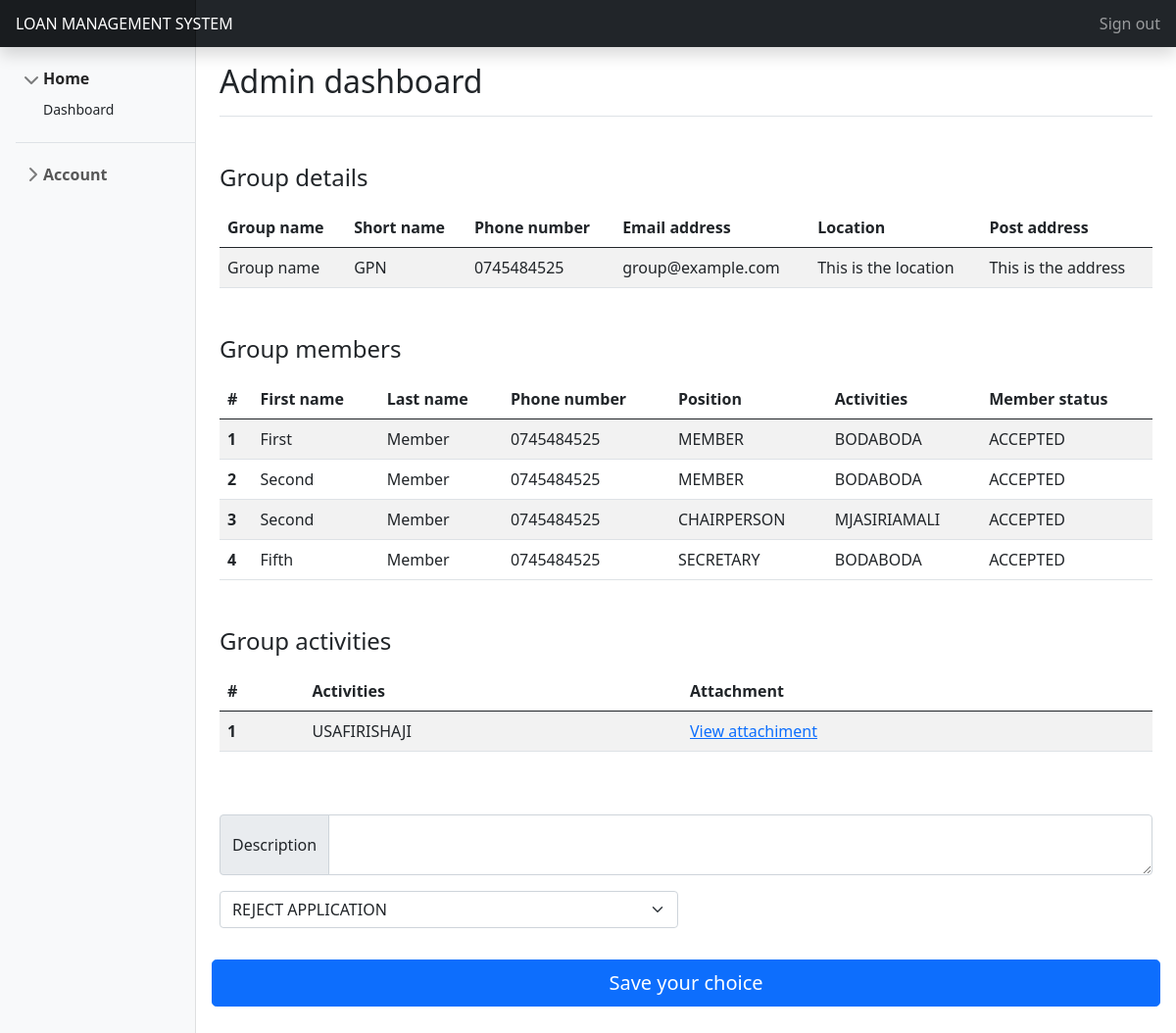
The app's page /index.php?url=group-details&group=8 (signed in) with its own data.
### tables this page shows
CREATE TABLE `groups` (
  `id` int(10) NOT NULL,
  `groupname` varchar(100) NOT NULL,
  `shortname` varchar(10) NOT NULL,
  `phonenumber` varchar(20) NOT NULL,
  `groupemail` varchar(50) NOT NULL,
  `location` varchar(100) NOT NULL,
  `postaddress` varchar(50) NOT NULL,
  `contactphone` varchar(50) NOT NULL,
  `contactname` varchar(20) NOT NULL,
  `groupadminid` varchar(50) NOT NULL
);

CREATE TABLE `group_members` (
  `id` int(10) NOT NULL,
  `firstname` varchar(100) NOT NULL,
  `lastname` varchar(100) NOT NULL,
  `birthdate` date NOT NULL,
  `gender` varchar(20) NOT NULL,
  `email` varchar(50) NOT NULL,
  `phonenumber` varchar(50) NOT NULL,
  `address` varchar(50) NOT NULL,
  `activities` varchar(100) NOT NULL,
  `position` varchar(20) NOT NULL,
  `education` varchar(20) NOT NULL,
  `password` varchar(100) NOT NULL,
  `adminid` varchar(50) NOT NULL,
  `role` varchar(50) NOT NULL,
  `status` varchar(50) NOT NULL
);

CREATE TABLE `group_activities` (
  `id` int(10) NOT NULL,
  `group_activity` varchar(100) NOT NULL,
  `file_name` varchar(250) NOT NULL,
  `adminid` varchar(50) NOT NULL
);

### includes/includes.php (called while the page is built, shortened)
<?php
require_once('database.php');
class User extends Database
{
    public function getGroupsDetails($id) {
        $groupQuery = "SELECT * FROM groups WHERE id='".$id."'";
        return $this->getData($groupQuery);
    }
    public function getMembersDetails($adminid) {
        $memberQuery = "SELECT * FROM group_members WHERE adminid = '".$adminid."' AND status='ACCEPTED'";
        return $this->getData($memberQuery);
    }
    public function getActivityDetails($adminemail) {
        $activityQuery = "SELECT * FROM group_activities WHERE adminid='".$adminemail."'";
        return $this->getData($activityQuery);
    }
    public function getApplicationDetails($adminid) {
        $sqlQuery = "SELECT * FROM applications WHERE adminid='".$adminid."'";
        return $this->getData($sqlQuery);
    }
    public function applicationValidation($adminid) {
        $validApp = false;
        $sqlQuery = "SELECT * FROM group_members WHERE status='ACCEPTED' AND adminid='".$adminid."' ORDER BY birthdate DESC";
        $members = $this->getData($sqlQuery);
        return $validApp;
    }
}

### includes/database.php (called while the page is built, shortened)
<?php
class Database
{
    private $host = 'localhost';
    private $user = 'root';
    private $database = 'mikopo';
    private $password = '';
    protected $dbConnect = false;
    public function __construct() {
        if(!$this->dbConnect) {
            $conn = new mysqli(
                $this->host,
                $this->user,
                $this->password,
                $this->database
            );
        }
        if($conn->connect_error){
            die("Error failed to connect to MySQL: " . $conn->connect_error);
        }else{
            $this->dbConnect = $conn;
        }
    }
    protected function getData($sqlQuery) {
        $result = mysqli_query($this->dbConnect, $sqlQuery);
        if ( $result->num_rows > 0 ) {
            $data = array();
            while ($row = $result->fetch_assoc()) {
                $data[] = $row;
            }
        }
        return @$data;
    }
}

### includes/group-details.php (the view, shortened to what this page needs)
<?php
$group = $user->getGroupsDetails($_GET['group']);
$activity = $user->getActivityDetails($group[0]['groupadminid']);
$member = $user->getMembersDetails($group[0]['groupadminid']);
$application = $user->getApplicationDetails($group[0]['groupadminid']);
$check = $user->applicationValidation($group[0]['groupadminid']);
?>
<div class="d-flex justify-content-between flex-wrap flex-md-nowrap align-items-center pt-3 pb-2 mb-3 border-bottom">
<h1 class="h2">Admin dashboard</h2>
</div>
<div class="form mt-5">
    <h2 class="h4 mb-3">Group details</h2>
</div>
<div class="bd-example mt-3">
<table class="table table-striped">
    <thead>
    <tr>
    <th scope="col">Group name</th>
    <th scope="col">Short name</th>
    <th scope="col">Phone number</th>
    <th scope="col">Email address</th>
    <th scope="col">Location</th>
    <th scope="col">Post address</th>
    </tr>
    </thead>
    <tbody>
<?php
        echo '<tr>';
        echo '<td>'.@$group[0]['groupname'].'</td>';
        echo '<td>'.@$group[0]['shortname'].'</td>';
        echo '<td>'.@$group[0]['phonenumber'].'</td>';
        echo '<td>'.@$group[0]['groupemail'].'</td>';
        echo '<td>'.@$group[0]['location'].'</td>';
        echo '<td>'.@$group[0]['postaddress'].'</td>';
        echo '</tr>';
?>
    </tbody>
</table>
</div>
<div class="form mt-5">
    <h2 class="h4 mb-3">Group members</h2>
</div>
<div class="bd-example mt-3">
<table class="table table-striped">
    <thead>
    <tr>
    <th scope="col">#</th>
    <th scope="col">First name</th>
    <th scope="col">Last name</th>
    <th scope="col">Phone number</th>
    <th scope="col">Position</th>
    <th scope="col">Activities</th>
    <th scope="col">Member status</th>
    </tr>
    </thead>
    <tbody>
<?php
$rownum = 1;
for ($i=0; $i < sizeof($member); $i++) {
    echo '<tr>';
    echo '<th scope="row">'.$rownum.'</th>';
    echo '<td>'.$member[$i]['firstname'].'</td>';
    echo '<td>'.$member[$i]['lastname'].'</td>';
    echo '<td>'.$member[$i]['phonenumber'].'</td>';
    echo '<td>'.$member[$i]['position'].'</td>';
    echo '<td>'.$member[$i]['activities'].'</td>';
    echo '<td>'.$member[$i]['status'].'</td>';
    echo '</tr>';
    $rownum++;
}
?>
    </tbody>
</table>
</div>
<div class="form mt-5">
    <h2 class="h4 mb-3">Group activities</h2>
</div>
<div class="bd-example mt-3">
<table class="table table-striped">
    <thead>
    <tr>
    <th scope="col">#</th>
    <th scope="col">Activities</th>
    <th scope="col">Attachment</th>
    </tr>
    </thead>
    <tbody>
<?php
$rownum = 1;
if ($activity != NULL) {
    for ($i=0; $i < sizeof($activity); $i++) {
        echo '<tr>';
        echo '<th scope="row">'.$rownum.'</th>';
        echo '<td>'.$activity[$i]['group_activity'].'</td>';
        echo '<td><a href="uploads/'.$activity[$i]['file_name'].'" target="_blank">View attachiment</a></td>';
        echo '</tr>';
        $rownum++;
    }
} else {
    echo '<tr>';
    echo '<th scope="row" colspan="3">No results</th>';
    echo '</tr>';
}
?>
    </tbody>
</table>
</div>
<?php
if ($application[0]['status'] == 'IN REVIEW' || $application[0]['status'] == 'NOT APPROVED') {
?>
<form method="POST" class=" row g-3 mt-5 mb-5">
<div class="input-group">
          <span class="input-group-text">Description</span>
          <textarea class="form-control" aria-label="With textarea" name="description"></textarea>
        </div>
    <div class="col-md-6">
        <select name="status" class="form-select form-select-md mb-3" aria-label=".form-select-md example">
        <?php
        if ($check == false) {
        ?>
        <option value="NOT APPROVED">REJECT APPLICATION</option>
        <?php
    } else if ($check == true) {
        ?>
        <option value="ACCEPTED">ACCEPT APPLICATION</option>
        <option value="NOT APPROVED">REJECT APPLICATION</option>
        <?php
    } ?>
        </select>
    </div>
    <button class="w-100 btn btn-lg btn-primary" type="submit" name="application">Save your choice</button>
</form>
</div>
<?PHP
}
?>

### css/style.css (style rules this page uses)
* { box-sizing: border-box; }
html, body { height: 100% !important; width: 100% !important; font-family: "Segoe UI", Tahoma, Geneva, Verdana, sans-serif; font-size: 1rem; }

### records on screen
groups: groupname "Group name", shortname "GPN", phonenumber "0745484525", groupemail "group@example.com", location "This is the location", postaddress "This is the address"
group_members: firstname "First", lastname "Member", phonenumber "0745484525", position "MEMBER", activities "BODABODA", status "ACCEPTED"
group_members: firstname "Second", lastname "Member", phonenumber "0745484525", position "MEMBER", activities "BODABODA", status "ACCEPTED"
group_members: firstname "Second", lastname "Member", phonenumber "0745484525", position "CHAIRPERSON", activities "MJASIRIAMALI", status "ACCEPTED"
group_members: firstname "Fifth", lastname "Member", phonenumber "0745484525", position "SECRETARY", activities "BODABODA", status "ACCEPTED"
group_activities: group_activity "USAFIRISHAJI"

### other values on screen
$systemName "LOAN MANAGEMENT SYSTEM"
